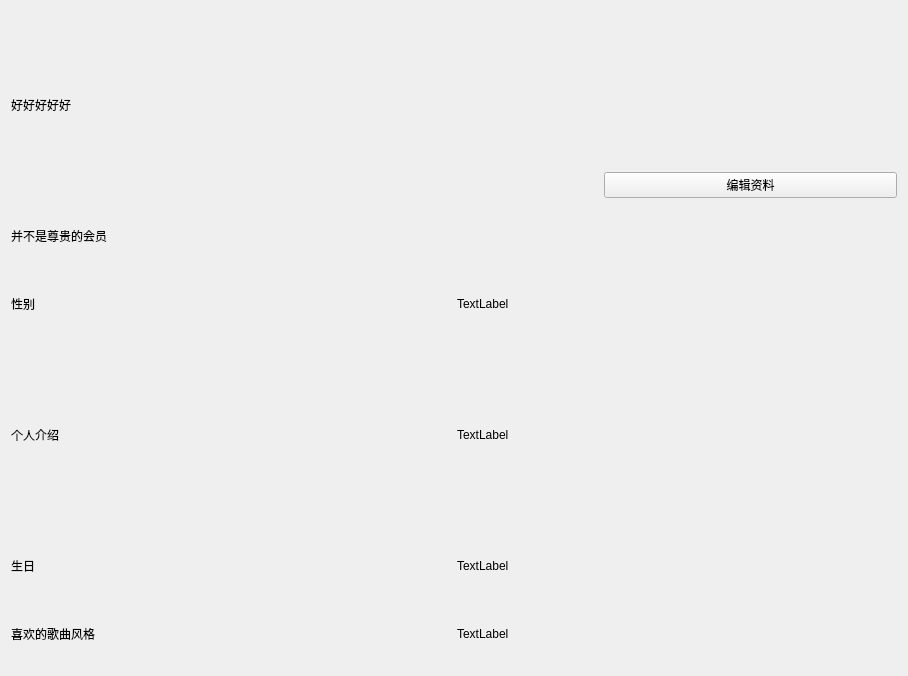
<?xml version="1.0" encoding="UTF-8"?>
<ui version="4.0">
 <class>UserShow</class>
 <widget class="QWidget" name="UserShow">
  <property name="geometry">
   <rect>
    <x>0</x>
    <y>0</y>
    <width>908</width>
    <height>676</height>
   </rect>
  </property>
  <property name="windowTitle">
   <string>Form</string>
  </property>
  <layout class="QVBoxLayout" name="verticalLayout_2">
   <item>
    <layout class="QVBoxLayout" name="verticalLayout" stretch="3,1,1,3,1,1">
     <item>
      <layout class="QHBoxLayout" name="horizontalLayout" stretch="5,1,3">
       <item>
        <widget class="QLabel" name="UserShowUNameLabel">
         <property name="styleSheet">
          <string notr="true">font: 26pt &quot;微软雅黑&quot;;</string>
         </property>
         <property name="text">
          <string>好好好好好</string>
         </property>
        </widget>
       </item>
       <item>
        <spacer name="horizontalSpacer">
         <property name="orientation">
          <enum>Qt::Horizontal</enum>
         </property>
         <property name="sizeHint" stdset="0">
          <size>
           <width>40</width>
           <height>20</height>
          </size>
         </property>
        </spacer>
       </item>
       <item>
        <layout class="QVBoxLayout" name="verticalLayout_3">
         <item>
          <spacer name="verticalSpacer">
           <property name="orientation">
            <enum>Qt::Vertical</enum>
           </property>
           <property name="sizeHint" stdset="0">
            <size>
             <width>20</width>
             <height>40</height>
            </size>
           </property>
          </spacer>
         </item>
         <item>
          <widget class="QPushButton" name="UserShowtoUserEditButton">
           <property name="text">
            <string>编辑资料</string>
           </property>
          </widget>
         </item>
        </layout>
       </item>
      </layout>
     </item>
     <item>
      <widget class="QLabel" name="UserShowUIsVIPLabel">
       <property name="text">
        <string>并不是尊贵的会员</string>
       </property>
      </widget>
     </item>
     <item>
      <layout class="QHBoxLayout" name="horizontalLayout_2">
       <item>
        <widget class="QLabel" name="label_3">
         <property name="text">
          <string>性别</string>
         </property>
        </widget>
       </item>
       <item>
        <widget class="QLabel" name="UserShowUSexLabel">
         <property name="text">
          <string>TextLabel</string>
         </property>
        </widget>
       </item>
      </layout>
     </item>
     <item>
      <layout class="QHBoxLayout" name="horizontalLayout_3">
       <item>
        <widget class="QLabel" name="label_5">
         <property name="text">
          <string>个人介绍</string>
         </property>
        </widget>
       </item>
       <item>
        <widget class="QLabel" name="UserShowUIntroLabel">
         <property name="text">
          <string>TextLabel</string>
         </property>
        </widget>
       </item>
      </layout>
     </item>
     <item>
      <layout class="QHBoxLayout" name="horizontalLayout_4">
       <item>
        <widget class="QLabel" name="label_7">
         <property name="text">
          <string>生日</string>
         </property>
        </widget>
       </item>
       <item>
        <widget class="QLabel" name="UserShowUBirthdayLabel">
         <property name="text">
          <string>TextLabel</string>
         </property>
        </widget>
       </item>
      </layout>
     </item>
     <item>
      <layout class="QHBoxLayout" name="horizontalLayout_5">
       <item>
        <widget class="QLabel" name="label_9">
         <property name="text">
          <string>喜欢的歌曲风格</string>
         </property>
        </widget>
       </item>
       <item>
        <widget class="QLabel" name="UserShowULabelLabel">
         <property name="text">
          <string>TextLabel</string>
         </property>
        </widget>
       </item>
      </layout>
     </item>
    </layout>
   </item>
  </layout>
 </widget>
 <resources/>
 <connections/>
</ui>
